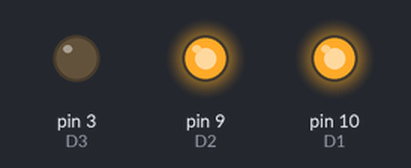
Bench run of a sketch on a simulated Arduino Uno, built with avr-gcc and run on an emulated ATmega328P. Shown: output pins drawn as LEDs (lit = HIGH). Pins used as bus, display or sensor lines are not drawn.

Above: at 0.5 s.
At 3.5 s:
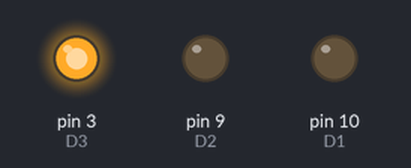
Timing chart, 0 to 4.6 s (numbered marks = the images above):
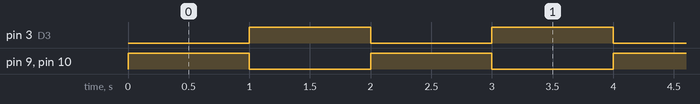

The sketch:

flipflop.ino
```cpp
int D1 = 10;
int D2 = 9;
int D3 = 3;
int D4 = 4;

void setup(){
  pinMode(D1, OUTPUT);
  pinMode(D2, OUTPUT);
  pinMode(D3, OUTPUT);
  pinMode(D4, OUTPUT);
}

void loop(){
  digitalWrite(D1, HIGH);
  digitalWrite(D2, HIGH);
  digitalWrite(D3, LOW);
  digitalWrite(D4, LOW);
  delay(1000);
  digitalWrite(D1, LOW);
  digitalWrite(D2, LOW);
  digitalWrite(D3, HIGH);
  digitalWrite(D4, HIGH);
  delay(1000);

}
```

Measured:
- by itself, pin 3 (D3), pin 9 (D2), pin 10 (D1): alternates HIGH for 1.0 s and LOW for 1.0 s
